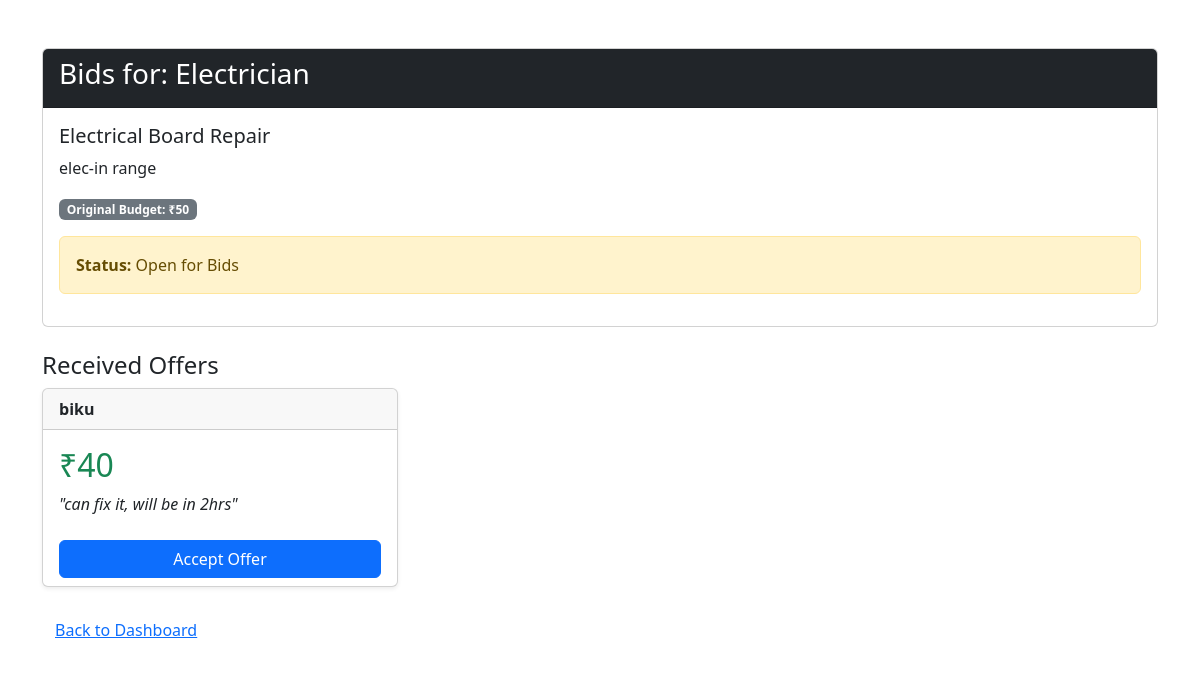
The page /view_bids/1 (signed in) on the database as committed earlier.
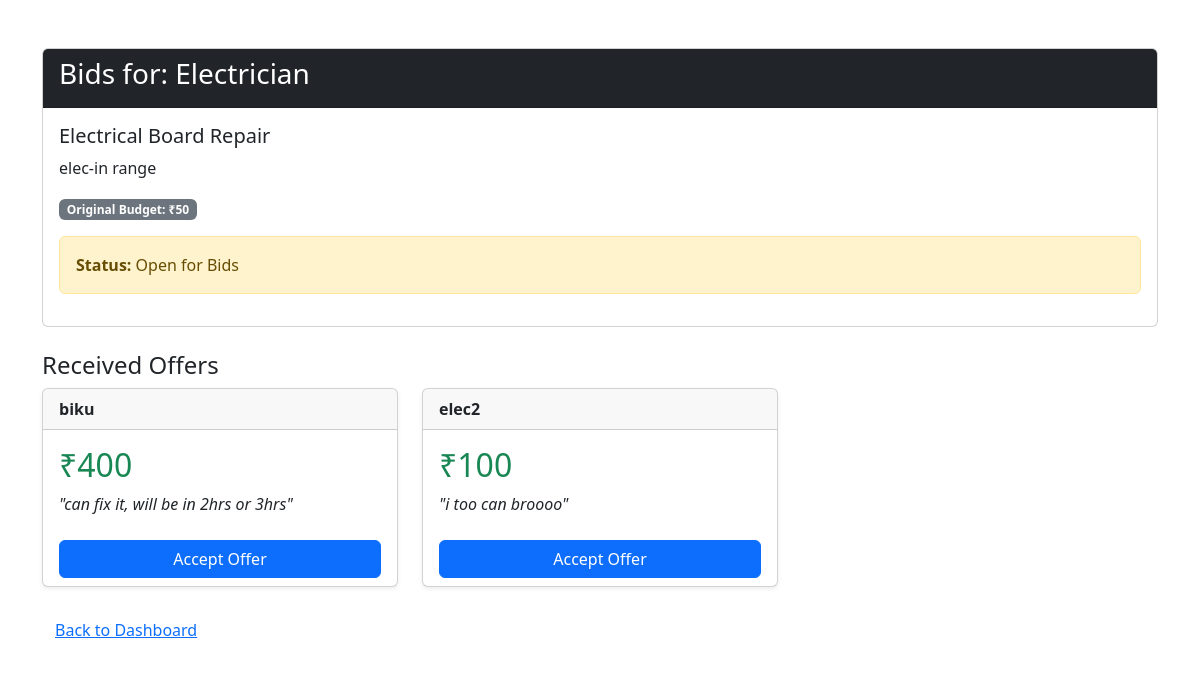
The same page on the database as committed later.
### app.py (models this page shows)
class service_request(db.Model):
    id=db.Column(db.Integer, primary_key=True)
    consumer_id=db.Column(db.Integer, nullable=False)
    con_latitude = db.Column(db.Float, nullable=False)
    con_longitude = db.Column(db.Float, nullable=False)
    service_title=db.Column(db.String(200), nullable=False)
    service_type=db.Column(db.String(50), nullable=False)
    budget=db.Column(db.Integer, nullable=False)
    desc=db.Column(db.String(500), nullable=False)
    is_active=db.Column(db.Boolean, default=True)
    is_inprogress=db.Column(db.Boolean, default=False)
    assigned_provider_id=db.Column(db.Integer, nullable=True)
    created_at=db.Column(db.DateTime, default=db.func.current_timestamp())

class bids(db.Model):
    id=db.Column(db.Integer, primary_key=True)
    bid_amount=db.Column(db.Integer, nullable=False)
    ser_req_id=db.Column(db.Integer, nullable=False)
    con_id=db.Column(db.Integer, nullable=False)
    prov_id=db.Column(db.Integer, nullable=False)
    msg=db.Column(db.String(500), nullable=False)

class users(db.Model):
    id = db.Column(db.Integer, primary_key=True)
    email = db.Column(db.String(120), unique=True, nullable=False, index=True)
    password_hash = db.Column(db.String(255), nullable=False)
    full_name = db.Column(db.String(120), nullable=False)
    latitude = db.Column(db.Float, nullable=False)
    longitude = db.Column(db.Float, nullable=False)
    radius_km = db.Column(db.Float, default=5.0)  # optional usage
    is_provider = db.Column(db.Boolean, default=False)
    is_consumer = db.Column(db.Boolean, default=False)
    user_skill=db.Column(db.String(20), nullable=True)
    created_at = db.Column(db.DateTime, default=db.func.current_timestamp())

### app.py (the view)
@app.route('/view_bids/<int:req_id>')
def view_bids(req_id):
    if 'user_id' not in session:
        return redirect(url_for('login'))
    req = service_request.query.get_or_404(req_id)
    if req.consumer_id != session['user_id']:
        flash("You are not authorized to view this request.")
        return redirect(url_for('consumer_dashboard'))
    results = db.session.query(bids, users).join(users, bids.prov_id == users.id).filter(bids.ser_req_id == req_id).all()
    return render_template('consumer/view_bids.html', service=req, bid_data=results)

### templates/consumer/view_bids.html (shortened to what this page needs)
{% extends 'base.html' %}
{% block body %}
<div class="container mt-5">
    <div class="card mb-4">
        <div class="card-header bg-dark text-white">
            <h3>Bids for: {{ service.service_type }}</h3>
        </div>
        <div class="card-body">
            <h5 class="card-title">{{ service.service_title }}</h5>
            <p class="card-text">{{ service.desc }}</p>
            <span class="badge bg-secondary">Original Budget: ₹{{ service.budget }}</span>
            {% if service.assigned_provider_id %}
                <div class="alert alert-success mt-3">
                    <strong>Status:</strong> Assigned (Provider ID: {{ service.assigned_provider_id }})
                </div>
            {% else %}
                <div class="alert alert-warning mt-3">
                    <strong>Status:</strong> Open for Bids
                </div>
            {% endif %}
        </div>
    </div>
    <h4>Received Offers</h4>
    <div class="row row-cols-1 row-cols-md-3 g-4">
        {% for bid, provider in bid_data %}
        <div class="col">
            <div class="card shadow-sm h-100">
                <div class="card-header d-flex justify-content-between align-items-center">
                    <span class="fw-bold">{{ provider.full_name }}</span>
                    </div>
                <div class="card-body">
                    <h2 class="card-title text-success">₹{{ bid.bid_amount }}</h2>
                    <p class="card-text fst-italic">"{{ bid.msg }}"</p>
                </div>
                <div class="card-footer bg-transparent border-top-0">
                    {% if not service.assigned_provider_id %}
                        <a href="{{ url_for('accept_bid', bid_id=bid.id) }}"
                           class="btn btn-primary w-100">Accept Offer</a>
                    {% elif service.assigned_provider_id == provider.id %}
                        <button class="btn btn-success w-100" disabled>Assigned Winner</button>
                    {% else %}
                        <button class="btn btn-outline-secondary w-100" disabled>Rejected</button>
                    {% endif %}
                </div>
            </div>
        </div>
        {% endfor %}
    </div>
    <div class="mt-4">
        <a href="{{ url_for('consumer_dashboard') }}" class="btn btn-link">Back to Dashboard</a>
    </div>
</div>
{% endblock body %}

### templates/base.html (shortened to what this page needs)
<!DOCTYPE html>
<html lang="en">
<head>
    <link href="https://cdn.jsdelivr.net/npm/bootstrap@5.3.7/dist/css/bootstrap.min.css" rel="stylesheet"
>
    <link rel="stylesheet" href="https://unpkg.com/leaflet@1.9.4/dist/leaflet.css" />
</head>
<body>
    {% block body %}
    {% endblock body %}
</body>
</html>

Rows that differ between the two databases and show on the page:
changed bids "biku": bid_amount "40" → "400"; msg "can fix it, will be in 2hrs" → "can fix it, will be in 2hrs or 3hrs"
added bids: full_name "elec2", bid_amount "100", msg "i too can broooo"
